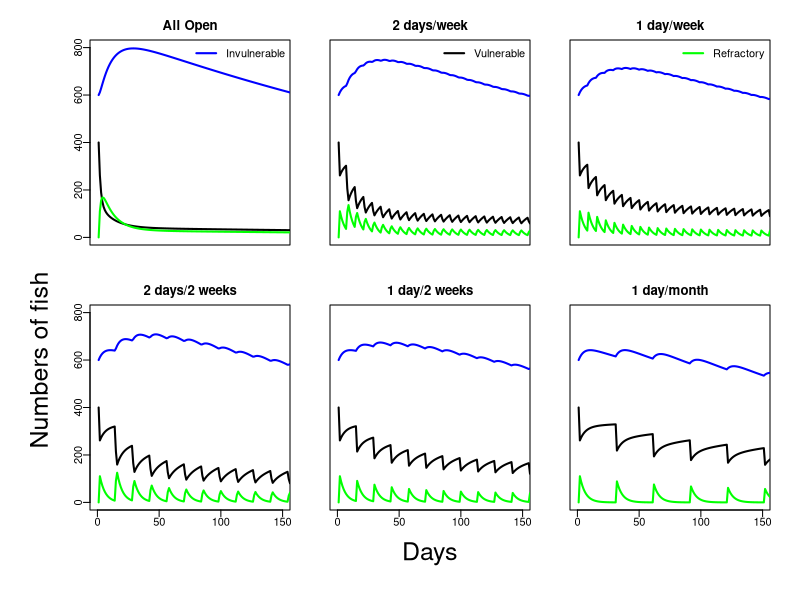
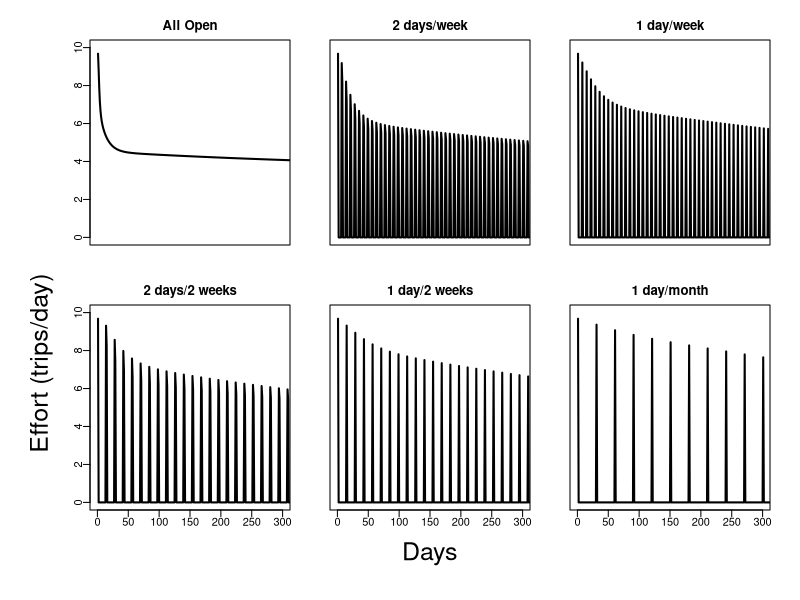
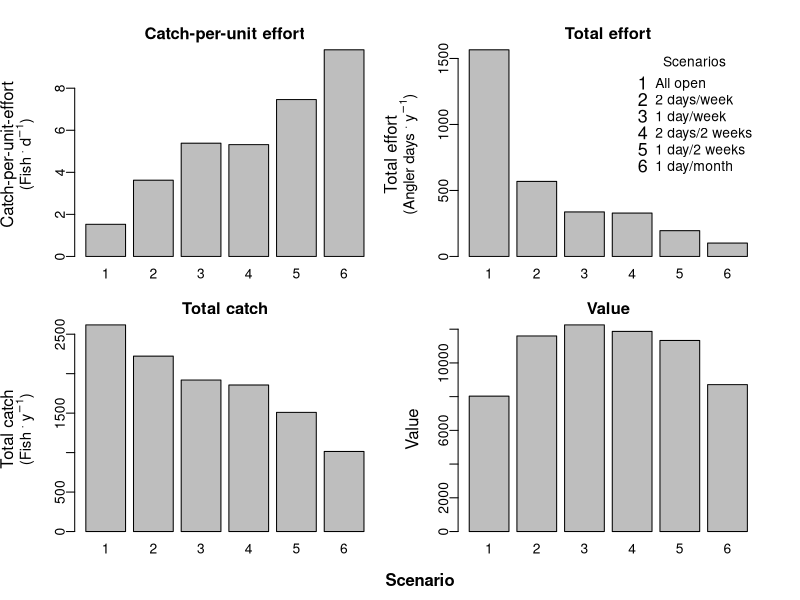

Write the R code that produced these figures, in order.
### Simulation code to represent vulnerable pool dynamics from CR vul exchange for ed working spreadsheet
### Looks at a single lake for a year, assuming fixed biologial and fisheries parms, across different closure regimes

rm(list=ls())

### Parameter Section ###
unit_time <- 360        #days in a year
No <- 1000              #Initial abundance
M  <- 0.5/unit_time     #natural mortality
q  <- 0.05              #catchability
v1 <- 2/unit_time       #exchange rate to the vulnerable pool
v2 <- 3/unit_time       #exchange rate to the invulnerable pool
rel_prop <- 1           #proportion released
rel_surv <- 0.9         #release survival rate
recov <- 0.2            #rate of recovery from the refractory pool
pvul_recov <- 0.5       #Propotion of recovered fish that go to the vulnerable pool
sd_obs <- .2            #standard deviation of observation error of fishers, such that greater values lead to greater divergence from perfect knowledge

cpue_base <- 0.5          #catch rate required for a satisfaction or utility of 1
val_power <- 1.5          #power function of how satisaction increases with catch rate
#scrap code for picturing alternative value functions
#y=seq(0,10, length=100)
#sat=(y/cpue_base)^val_power
#plot(y,sat, type="l", xlab="cpue",ylab="sat")

max_eff_wknd <- 10      #max effort possible on a weekend
max_eff_wkdy <- 10      #max effort possible on a weekday

cpue_half <- 3                #inflection point for logistic effort
sdcpue <- 5                   #sigma of logistic effort

theta<-list()
theta$No <- No
theta$M <- M
theta$q <- q
theta$v1 <- v1
theta$v2 <- v2
theta$rel_surv <- rel_surv
theta$recov <- recov
theta$pvul_recov <- pvul_recov
theta$cpue_base <- cpue_base          #catch rate required for a satisfaction or utility of 1
theta$val_power <- val_power          #power function of how satisaction increases with catch rate
theta$cpue_half <- cpue_half                #inflection point for logistic effort
theta$sdcpue <- sdcpue                   #sigma of logistic effort
theta$max_eff_wknd <- max_eff_wknd      #max effort possible on a weekend
theta$max_eff_wkdy <- max_eff_wkdy      #max effort possible on a weekday

#effort sequences
all_open <- rep(1,unit_time)                              #open all the time
week_2 <- rep(c(1,rep(0,5),1),length.out=unit_time)       #open weekends or two days a week
week_1 <- rep(c(1,rep(0,6)),length.out=unit_time)         #Open one weekend day a week
twoweek_2 <- rep(c(1,rep(0,12),1),length.out=unit_time)   #Open two weekend days every two weeks
twoweek_1 <- rep(c(1,rep(0,13)),length.out=unit_time)     #open 1 weekend day every two weeks
month_1 <- rep(c(1,rep(0,29)),length.out=unit_time)       #open 1 weekend day a month



### Procedure Section ###
fun <- function(theta,open_seq){
  No <- theta$No
  M <- theta$M
  q <- theta$q
  v1 <- theta$v1
  v2 <- theta$v2
  rel_surv <- theta$rel_surv
  recov <- theta$recov
  pvul_recov <- theta$pvul_recov
  cpue_base <- theta$cpue_base
  val_power <- theta$val_power
  cpue_half <- theta$cpue_half
  sdcpue <- theta$sdcpue
  max_eff_wknd <- theta$max_eff_wknd
  max_eff_wkdy <- theta$max_eff_wkdy
  surv <- exp(-M)         #survival
    
  #vectors
  day <- seq(1,unit_time, by=1)
  vul=NULL; invul = NULL; refract = NULL; max_eff = NULL; pmax_eff = NULL;
  effort = NULL; catch = NULL; vul_surv = NULL; invul_surv = NULL; refract_surv = NULL;
  alive = NULL; eff_cum = NULL; cpue = NULL; value = NULL; obs_err =NULL;
#  open_seq=NULL;
  
  #independent vectors
#  open_seq = week_2;
  vul_init <- v1/(v1+v2)*No     #initial number of vulnerable fish
  max_cpue <- q*vul_init        #max cpue, don't think this is used

  max_eff = rep(c(max_eff_wknd, rep(max_eff_wkdy,5),max_eff_wknd),length.out=unit_time)   #gives the max effort for any given day, assuming potential difference between weekends and weekdays
  
  #initial values
  vul[1] = vul_init
  invul[1] = No-vul_init
  refract[1] = No-(vul[1]+invul[1])
  obs_err[1] =    1 #rnorm(1,1, sd_obs)     #set to 1 now, switch to rnorm for observation error and departure from perfect knowledge
  pmax_eff[1] = 1/(1+exp(-(q*(obs_err[1]*vul[1])-cpue_half)/sdcpue))
  effort[1] = max_eff[1]*pmax_eff[1]*open_seq[1]
  eff_cum[1] = effort[1]
  catch[1] = vul[1]*(1-exp(-q*effort[1]))
  vul_surv[1] = surv*(vul[1]-catch[1])
  invul_surv[1] = invul[1]*surv
  refract_surv[1] = (refract[1] + catch[1]*rel_prop*rel_surv)*surv
  alive = vul[1]+invul[1]+refract[1]
  cpue[1] = ifelse(effort[1]>0,catch[1]/effort[1],0)
  value[1] = effort[1]*(cpue[1]/cpue_base)^val_power
  
  #time dynamic values
  for(i in 2:length(day)){
      vul[i] = vul_surv[i-1] - v2*vul_surv[i-1] + v1*invul_surv[i-1] + recov*refract_surv[i-1]*pvul_recov
      invul[i] = invul_surv[i-1] - v1*invul_surv[i-1] + v2*vul_surv[i-1] + refract_surv[i-1]*recov*(1-pvul_recov)
      refract[i] = refract_surv[i-1]*(1-recov)
      obs_err[i] = 1  #rnorm(1,1,sd_obs)
      pmax_eff[i] = 1/(1+exp(-(q*(obs_err[i]*vul[i])-cpue_half)/sdcpue))
      effort[i] = max_eff[i]*pmax_eff[i]*open_seq[i]
      catch[i] = vul[i]*(1-exp(-q*effort[i]))
      vul_surv[i] = surv*(vul[i]-catch[i])
      invul_surv[i] = invul[i]*surv
      refract_surv[i] = (refract[i] + catch[i]*rel_prop*rel_surv)*surv
      alive[i] = vul[i]+invul[i]+refract[i]
      eff_cum[i] = eff_cum[i-1]+effort[i]                                       #modified from Carl's sheet, I think this makes more sense
      cpue[i] = ifelse(effort[i]>0,catch[i]/effort[i],0)
      value[i] = effort[i]*max(0,cpue[i]/cpue_base-1)^val_power
  }
  avg_cpue <- mean(cpue[which(effort>0)])                                          #average cpue where effort>0,
  avg_cpue_x_100 <- (mean(cpue[which(effort>0)]))*100                              #*100 to make plotting easier
  tot_catch <- sum(catch);   tot_effort <- sum(effort);   tot_val <- sum(value);   #response metrics we might care about
  metrics <- as.matrix(data.frame(avg_cpue_x_100, tot_catch, tot_effort, tot_val)) #dumb wrappers to make barplots easy

  list(day=day, vul=vul, invul=invul, refract=refract, pmax_eff=pmax_eff, effort=effort, catch=catch,  
     vul_surv=vul_surv, invul_surv=invul_surv, refract_surv=refract_surv, alive=alive, eff_cum=eff_cum, cpue=cpue,
     value=value, avg_cpue_x_100=avg_cpue_x_100, tot_catch= tot_catch, tot_effort = tot_effort, tot_val=tot_val,
     avg_cpue=avg_cpue, metrics=metrics)
}


### Report Section ###
#outputs of different closure schedules
op1 = fun(theta, open_seq=all_open)
op2 = fun(theta, open_seq=week_2)
op3 = fun(theta, open_seq=week_1)
op4 = fun(theta, open_seq=twoweek_2)
op5 = fun(theta, open_seq=twoweek_1)
op6 = fun(theta, open_seq=month_1)


#Plots of numbers of fish in different pools over time
par(mfrow=c(2,3), mai=c(.3,.2,.3,.2), omi=c(.6,.7,.1,.1), mgp=c(1,.4,0))
#plot1, all days open to fishing
plot(op1$day, op1$vul, type="l", col="black", lwd=2, ylim=c(0,800), xlim=c(0,150), xlab="", ylab="", xaxt="n", main="All Open")
lines(op1$day, op1$invul, type="l", col="blue", lwd=2)
lines(op1$day, op1$refract, type="l", col="green", lwd=2)
legend('topright', legend='Invulnerable', col='blue', bty="n", lty=1, lwd=2)
#plot 2, Open 2 days a week
plot(op2$day, op2$vul, type="l", col="black", lwd=2, ylim=c(0,800), xlim=c(0,150), xlab="", ylab="", main="2 days/week", yaxt="n", xaxt="n")
lines(op2$day, op2$invul, type="l", col="blue", lwd=2)
lines(op2$day, op2$refract, type="l", col="green", lwd=2)
legend('topright', legend='Vulnerable', col='black', bty="n", lty=1, lwd=2)
#plot 3, open 1 day a week
plot(op3$day, op3$vul, type="l", col="black", lwd=2, ylim=c(0,800), xlim=c(0,150), xlab="", ylab="", main="1 day/week", yaxt="n", xaxt="n")
lines(op3$day, op3$invul, type="l", col="blue", lwd=2)
lines(op3$day, op3$refract, type="l", col="green", lwd=2)
legend('topright', legend='Refractory', col='green', bty="n", lty=1, lwd=2)
#plot 4, open 2 consecutive days every two weeks
plot(op4$day, op4$vul, type="l", col="black", lwd=2, ylim=c(0,800), xlim=c(0,150), xlab="", ylab="", main="2 days/2 weeks")
lines(op4$day, op4$invul, type="l", col="blue", lwd=2)
lines(op4$day, op4$refract, type="l", col="green", lwd=2)
mtext("Numbers of fish", side=2, line=3, adj=2.2, cex=1.5, outer=F)
#plot 5, open 1 day every two weeks
plot(op5$day, op5$vul, type="l", col="black", lwd=2, ylim=c(0,800), xlim=c(0,150), xlab="", ylab="", main="1 day/2 weeks", yaxt="n")
lines(op5$day, op5$invul, type="l", col="blue", lwd=2)
lines(op5$day, op5$refract, type="l", col="green", lwd=2)
mtext("Days", side=1, line=3, cex=1.5, outer=F)
#plot 6, open 1 day every two weeks
plot(op6$day, op6$vul, type="l", col="black", lwd=2, ylim=c(0,800), xlim=c(0,150), xlab="", ylab="", main="1 day/month", yaxt="n")
lines(op6$day, op6$invul, type="l", col="blue", lwd=2)
lines(op6$day, op6$refract, type="l", col="green", lwd=2)


#plots of effort over time
par(mfrow=c(2,3), mai=c(.3,.2,.3,.2), omi=c(.6,.7,.1,.1), mgp=c(1,.4,0))
plot(op1$day, op1$effort, type="l", col="black", lwd=2, ylim=c(0,10), xlim=c(0,300), xlab="", ylab="", xaxt="n", main="All Open")
plot(op2$day, op2$effort, type="l", col="black", lwd=2, ylim=c(0,10), xlim=c(0,300), xlab="", ylab="", xaxt="n", yaxt ="n", main="2 days/week")
plot(op3$day, op3$effort, type="l", col="black", lwd=2, ylim=c(0,10), xlim=c(0,300), xlab="", ylab="", xaxt="n", yaxt ="n", main="1 day/week")
plot(op4$day, op4$effort, type="l", col="black", lwd=2, ylim=c(0,10), xlim=c(0,300), xlab="", ylab="",  main="2 days/2 weeks")
mtext("Effort (trips/day)", side=2, line=3, adj=2.2, cex=1.5, outer=F)
plot(op5$day, op5$effort, type="l", col="black", lwd=2, ylim=c(0,10), xlim=c(0,300), xlab="", ylab="",  yaxt ="n", main="1 day/2 weeks")
mtext("Days", side=1, line=3, cex=1.5, outer=F)
plot(op6$day, op6$effort, type="l", col="black", lwd=2, ylim=c(0,10), xlim=c(0,300), xlab="", ylab="",  yaxt ="n", main="1 day/month")


#plots response metrics
par(mar=c(2,2.5,2,2.5),oma=c(2,2,1,0))
layout(matrix(c(1:4),2,2,byrow=F))
barplot(c(op1$avg_cpue,op2$avg_cpue,op3$avg_cpue,op4$avg_cpue,op5$avg_cpue,op6$avg_cpue),main="Catch-per-unit effort",names.arg=1:6)
mtext("Catch-per-unit-effort",2,line=3.5)
mtext(expression(paste("(Fish "^{.}," d"^{-1},")")),2,line=2.2,cex=0.9)
barplot(c(op1$tot_catch,op2$tot_catch,op3$tot_catch,op4$tot_catch,op5$tot_catch,op6$tot_catch),main="Total catch",names.arg=1:6)
mtext("Total catch",2,line=3.5)
mtext(expression(paste("(Fish "^{.}," y"^{-1},")")),2,line=2.2,cex=0.9)
barplot(c(op1$tot_effort,op2$tot_effort,op3$tot_effort,op4$tot_effort,op5$tot_effort,op6$tot_effort),main="Total effort",names.arg=1:6)
mtext("Total effort",2,line=3.5)
mtext(expression(paste("(Angler days "^{.}," y"^{-1},")")),2,line=2.2,cex=0.9)
legend("topright",legend=c("All open","2 days/week","1 day/week","2 days/2 weeks","1 day/2 weeks","1 day/month"),bty="n",lty=0,pch=49:54,pt.cex=1.3,title="Scenarios")
barplot(c(op1$tot_val,op2$tot_val,op3$tot_val,op4$tot_val,op5$tot_val,op6$tot_val),main="Value",names.arg=1:6)
mtext("Value",2,line=2.2)
par(mfcol=c(1,1))
mtext("Scenario",1,font=2,cex=1,line=2.5)
#par(mfrow=c(2,3), mai=c(.3,.2,.3,.2), omi=c(.6,.7,.1,.1), mgp=c(1,.4,0))
#barplot(op1$metrics, ylim=c(0,2300), main="All Open")
#barplot(op2$metrics, ylim=c(0,2300), main="2 days/week")
#barplot(op3$metrics, ylim=c(0,2300), main="1 day/week")
#barplot(op4$metrics, ylim=c(0,2300), main="2 days/2 weeks")
#barplot(op5$metrics, ylim=c(0,2300), main="1 day/2 weeks")
#barplot(op6$metrics, ylim=c(0,2300), main="1 day/month")

"Sens.Analysis" <- function()
{
  l<-length(theta)
  elast<-array(dim=c(6,l,2))
  theta$val_pow=1.0
  for( i in 1:l)
  {
    op1 = fun(theta, open_seq=all_open)$tot_val
    op2 = fun(theta, open_seq=week_2)$tot_val
    op3 = fun(theta, open_seq=week_1)$tot_val
    op4 = fun(theta, open_seq=twoweek_2)$tot_val
    op5 = fun(theta, open_seq=twoweek_1)$tot_val
    op6 = fun(theta, open_seq=month_1)$tot_val
    theta2<-theta
    theta2[i]<-theta[[i]]*0.9
    elast[1,i,1] = (fun(theta2, open_seq=all_open)$tot_val-op1)/op1
    elast[2,i,1] = (fun(theta2, open_seq=week_2)$tot_val-op2)/op2
    elast[3,i,1] = (fun(theta2, open_seq=week_1)$tot_val-op3)/op3
    elast[4,i,1] = (fun(theta2, open_seq=twoweek_2)$tot_val-op4)/op4
    elast[5,i,1] = (fun(theta2, open_seq=twoweek_1)$tot_val-op5)/op5
    elast[6,i,1] = (fun(theta2, open_seq=month_1)$tot_val-op6)/op6
    theta2[i]<-theta[[i]]*1.1
    elast[1,i,2] = (fun(theta2, open_seq=all_open)$tot_val-op1)/op1
    elast[2,i,2] = (fun(theta2, open_seq=week_2)$tot_val-op2)/op2
    elast[3,i,2] = (fun(theta2, open_seq=week_1)$tot_val-op3)/op3
    elast[4,i,2] = (fun(theta2, open_seq=twoweek_2)$tot_val-op4)/op4
    elast[5,i,2] = (fun(theta2, open_seq=twoweek_1)$tot_val-op5)/op5
    elast[6,i,2] = (fun(theta2, open_seq=month_1)$tot_val-op6)/op6
  }
  theta$val_pow=1.5
  plot(1:l,elast[5,,1],pch=6,ylab="",xlab="",xaxt="n",yaxt="n",ylim=c(-0.3,0.3))
  points(1:l,elast[5,,2],pch=2)
  for(j in 1:l)
    lines(rep(j,2),elast[5,j,1:2],lty=3)
  axis(2,at=seq(-0.3,0.3,0.15),labels=seq(-0.3,0.3,0.15))
  abline(h=0,lty=2,lwd=2)
  xlabs<-c(expression(paste(italic("N"[0]))),
           expression(italic("M")),
           expression(italic("q")),
           expression(paste(italic("v"[1]))),
           expression(paste(italic("v"[2]))),
           expression(paste(italic("S"[r]))),
           expression(paste(italic("v"[r]))),
           expression(paste(italic("p"[v]))),
           expression(paste(italic(C[0]))),
           expression(italic(beta)),
           expression(paste(italic("C"[50]))),
           expression(paste(italic("C"[sigma]))),
           expression(paste(italic("E"["WE"]))),
           expression(paste(italic("E"["WD"]))))
  axis(1,at=1:14,labels=xlabs)
  mtext("Elasticity",2,line=2.5,cex=1.5)
  mtext("Parameter",1,line=2.5,cex=1.5)
}
